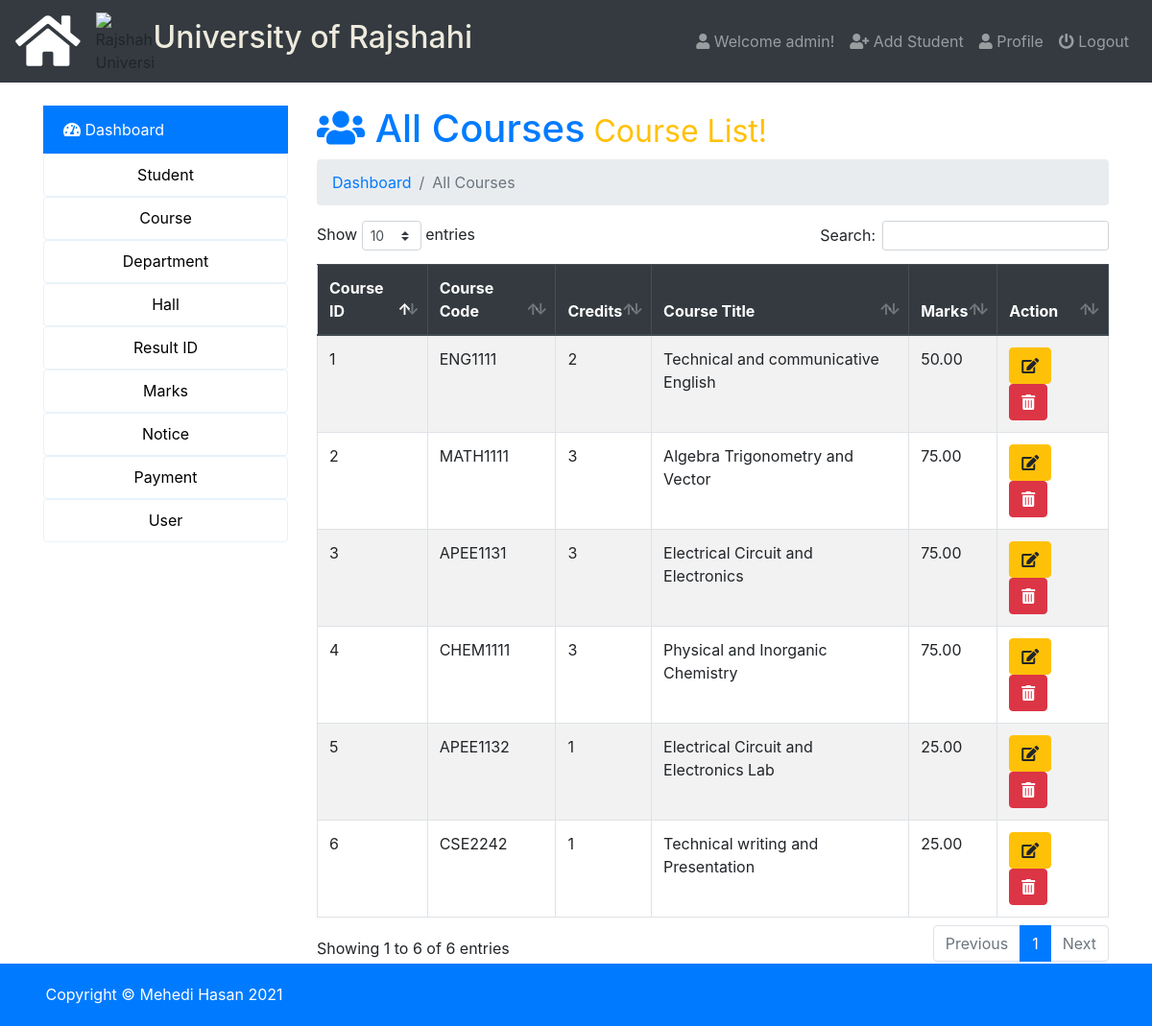
The page /admin/index.php?page=all-course (signed in) on the database its author committed.
### tables this page shows
CREATE TABLE `users` (
  `id` int(5) NOT NULL,
  `name` varchar(50) NOT NULL,
  `email` varchar(50) NOT NULL,
  `username` varchar(50) NOT NULL,
  `password` varchar(100) NOT NULL,
  `photo` varchar(50) NOT NULL,
  `status` varchar(12) NOT NULL,
  `datetime` timestamp NOT NULL DEFAULT CURRENT_TIMESTAMP
);

CREATE TABLE `course_information` (
  `course_id` int(11) NOT NULL,
  `course_code` varchar(50) NOT NULL,
  `credits` enum('1','2','3') NOT NULL,
  `course_title` varchar(150) NOT NULL DEFAULT '',
  `marks` decimal(10,2) NOT NULL
);

### admin/all-course.php (the view, shortened to what this page needs)
<h1 class="text-primary"><i class="fas fa-users"></i>  All Courses<small class="text-warning"> Course List!</small></h1>
<nav aria-label="breadcrumb">
  <ol class="breadcrumb">
     <li class="breadcrumb-item" aria-current="page"><a href="index.php">Dashboard </a></li>
     <li class="breadcrumb-item active" aria-current="page">All Courses</li>
  </ol>
</nav>
<table class="table  table-striped table-hover table-bordered" id="data">
  <thead class="thead-dark">
    <tr>
      <th scope="col">Course ID</th>
      <th scope="col">Course Code</th>
      <th scope="col">Credits</th>
      <th scope="col">Course Title</th>
      <th scope="col">Marks</th>
      <th scope="col">Action</th>
    </tr>
  </thead>
  <tbody>
    <?php
      $query=mysqli_query($db_con,'SELECT * FROM `course_information` ORDER BY `course_information`.`course_id` ASC;');
      $i=1;
      while ($result = mysqli_fetch_array($query)) { ?>
      <tr>
        <?php
        echo '<td>'.($result['course_id']).'</td>
          <td>'.ucwords($result['course_code']).'</td>
          <td>'.$result['credits'].'</td>
          <td>'.$result['course_title'].'</td>
          <td>'.$result['marks'].'</td>
          <td>
            <a class="btn btn-xs btn-warning" href="index.php?page=editcourse&id='.base64_encode($result['course_id']).'">
              <i class="fa fa-edit"></i></a>
             &nbsp; <a class="btn btn-xs btn-danger" onclick="javascript:confirmationDelete($(this));return false;" href="index.php?page=delete-course&id='.base64_encode($result['course_id']).'">
             <i class="fas fa-trash-alt"></i></a></td>';?>
      </tr>
     <?php $i++;} ?>
  </tbody>
</table>

### admin/index.php (shortened to what this page needs)
<?php require_once 'db_con.php';
?>
<!doctype html>
<html lang="en">
  <head>
    <link rel="stylesheet" href="../css/bootstrap.min.css">
    <link rel="stylesheet" href="../css/dataTables.bootstrap4.min.css">
    <link rel="stylesheet" href="../css/fontawesome.min.css">
    <link rel="stylesheet" href="../css/solid.min.css">
    <link rel="stylesheet" href="https://cdnjs.cloudflare.com/ajax/libs/animate.css/4.0.0/animate.min.css"/>
    <link rel="stylesheet" type="text/css" href="../css/style.css">
  </head>
  <body>
<nav class="navbar navbar-expand-lg navbar-dark bg-dark">
  <a class="navbar-brand" href="index.php"><i class="fas fa-home fa-3x"></i></a>
  <img src="../img/ru-logo.png" style="width: 60px;height: 60px;" alt="Rajshahi University">
  <h2 style="color: #eeebdd;">University of Rajshahi</h3>
  <div class="navbar-collapse collapse justify-content-end" id="navbarSupportedContent">
    <?php $showuser = $_SESSION['user_login']; $haha = mysqli_query($db_con,"SELECT * FROM `users` WHERE `username`='$showuser';"); $showrow=mysqli_fetch_array($haha); ?>
    <ul class="nav navbar-nav ">
      <li class="nav-item"><a class="nav-link" href="index.php?page=user-profile"><i class="fa fa-user"></i> Welcome <?php echo $showrow['name']; ?>!</a></li>
      <li class="nav-item"><a class="nav-link" href="index.php?page=add-student"><i class="fa fa-user-plus"></i> Add Student</a></li>
      <li class="nav-item"><a class="nav-link" href="index.php?page=user-profile"><i class="fa fa-user"></i> Profile</a></li>
      <li class="nav-item"><a class="nav-link" href="logout.php"><i class="fa fa-power-off"></i> Logout</a></li>
    </ul>
  </div>
</nav>
<br>
<div class="container">
    <div class="row">
        <div class="col-md-3">
            <div class="list-group">
                <div id="menu-content" class="menu-content collapse out">
                    <a href="index.php?page=dashboard" class="list-group-item list-group-item-action active"><i class="fas fa-tachometer-alt"></i> Dashboard</a>
                    <button  data-toggle="collapse" data-target="#student" class="dropbtn collapsed">Student</button>
                    <button  data-toggle="collapse" data-target="#course" class="dropbtn collapsed">Course</button>
                    <button  data-toggle="collapse" data-target="#department" class="dropbtn collapsed">Department</button>
                    <button  data-toggle="collapse" data-target="#hall" class="dropbtn collapsed">Hall</button>
                    <button  data-toggle="collapse" data-target="#result" class="dropbtn collapsed">Result ID</button>
                    <button  data-toggle="collapse" data-target="#mark" class="dropbtn collapsed">Marks</button>
                    <button  data-toggle="collapse" data-target="#notice" class="dropbtn collapsed">Notice</button>
                    <button  data-toggle="collapse" data-target="#payment" class="dropbtn collapsed">Payment</button>
                    <button  data-toggle="collapse" data-target="#user" class="dropbtn collapsed">User</button>
                </div>
            </div>
        </div>
        <div class="col-md-9">
             <div class="content">
                 <?php
                   if (isset($_GET['page'])) {
                    $page = $_GET['page'].'.php';
                    }else{
                      $page = 'dashboard.php';
                    }
                    if (file_exists($page)) {
                      require_once $page;
                    }else{
                      require_once '404.php';
                    }
                  ?>
             </div>
          </div>
        </div>
    </div>
    <footer>
      <div class="container">
      <p>Copyright &copy; Mehedi Hasan <?php echo date('Y') ?></p>
      </div>
    </footer>
  </body>
</html>

### css/style.css (style rules this page uses)
footer { background: #007BFF; color: #fff; padding: 20px 0px 5px 5px; }

### admin/index.php (style rules this page uses)
.dropbtn { width:100%; height: 45px; border-style: ridge; line-height: 35px; padding: 0 12px; display: inline-block; border-radius: 4px; cursor: pointer; transition: all .1s; box-sizing: border-box; text-align: center; background-color: #fff; border: 1px solid #e9f2f9; font-size: 16px; position: relative; }
.list-group .menu-content { display: block; }

### rows shown on the page
users: name "admin"
course_information: course_id "1", course_code "ENG1111", credits "2", course_title "Technical and communicative English", marks "50.00"
course_information: course_id "2", course_code "MATH1111", credits "3", course_title "Algebra Trigonometry and Vector", marks "75.00"
course_information: course_id "3", course_code "APEE1131", credits "3", course_title "Electrical Circuit and Electronics", marks "75.00"
course_information: course_id "4", course_code "CHEM1111", credits "3", course_title "Physical and Inorganic Chemistry", marks "75.00"
course_information: course_id "5", course_code "APEE1132", credits "1", course_title "Electrical Circuit and Electronics Lab", marks "25.00"
course_information: course_id "6", course_code "CSE2242", credits "1", course_title "Technical writing and Presentation", marks "25.00"
